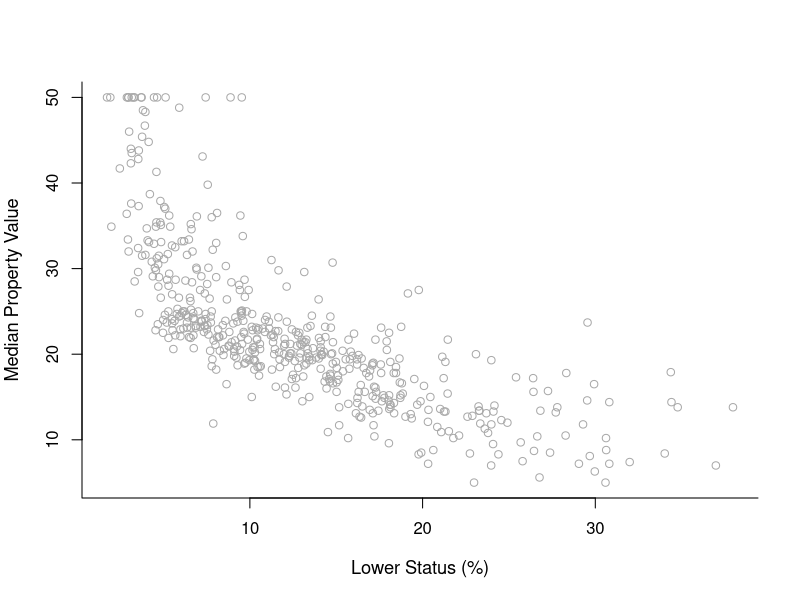
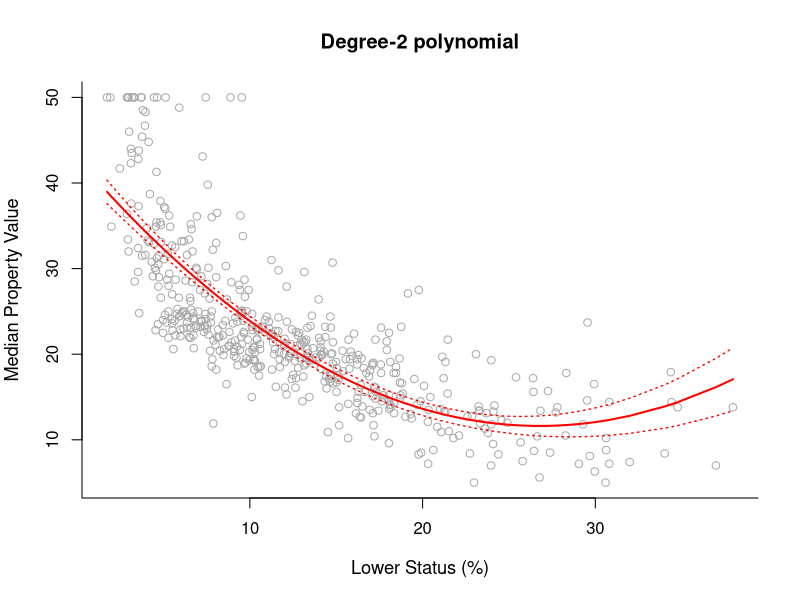
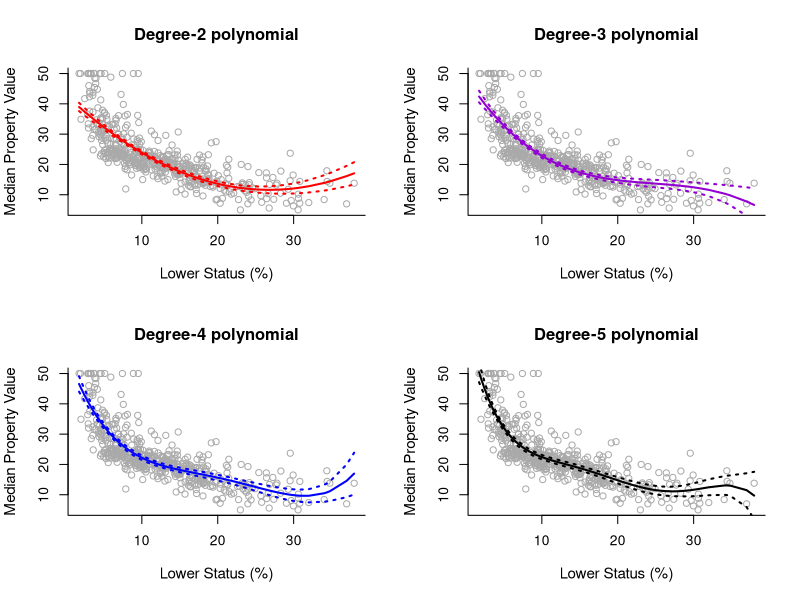

Write the R code that produced these figures, in order.
## ---- chunk 1
library(MASS)
## ---- chunk 2
y = Boston$medv
x = Boston$lstat
y.lab = 'Median Property Value'
x.lab = 'Lower Status (%)'
## ---- chunk 3
plot( x, y, cex.lab = 1.1, col="darkgrey", xlab = x.lab, ylab = y.lab, 
      main = "", bty = 'l' )
## ---- chunk 4
poly2 = lm(y ~ poly(x,  2,  raw = TRUE)) #2 is the degree
#summary(poly2)
## ---- chunk 5
sort.x = sort(x)
pred2 = predict(poly2, newdata = list(x = sort.x), se = TRUE)
names(pred2)
## ---- chunk 6
se.bands2 = cbind( pred2$fit - 2 * pred2$se.fit, 
                   pred2$fit + 2 * pred2$se.fit )
## ---- chunk 7
plot(x, y, cex.lab = 1.1, col="darkgrey", xlab = x.lab, ylab = y.lab,
     main = "Degree-2 polynomial", bty = 'l')
lines(sort.x, pred2$fit, lwd = 2, col = "red")
matlines(sort.x, se.bands2, lwd = 1.4, col = "red", lty = 3)
## ---- chunk 8
poly3 = lm(y ~ poly(x,  3))
poly4 = lm(y ~ poly(x,  4))
poly5 = lm(y ~ poly(x, 5))

pred3 = predict(poly3, newdata = list(x = sort.x), se = TRUE)
pred4 = predict(poly4, newdata = list(x = sort.x), se = TRUE)
pred5 = predict(poly5, newdata = list(x = sort.x), se = TRUE)

se.bands3 = cbind(pred3$fit + 2*pred3$se.fit, pred3$fit-2*pred3$se.fit)
se.bands4 = cbind(pred4$fit + 2*pred4$se.fit, pred4$fit-2*pred4$se.fit)
se.bands5 = cbind(pred5$fit + 2*pred5$se.fit, pred5$fit-2*pred5$se.fit)


par(mfrow = c(2,2))
# Degree-2
plot(x, y, cex.lab = 1.1, col="darkgrey", xlab = x.lab, ylab = y.lab,
     main = "Degree-2 polynomial", bty = 'l')
lines(sort.x, pred2$fit, lwd = 2, col = "red")
matlines(sort.x, se.bands2, lwd = 2, col = "red", lty = 3)

# Degree-3
plot(x, y, cex.lab = 1.1, col="darkgrey", xlab = x.lab, ylab = y.lab,
     main = "Degree-3 polynomial", bty = 'l')
lines(sort.x, pred3$fit, lwd = 2, col = "darkviolet")
matlines(sort.x, se.bands3, lwd = 2, col = "darkviolet", lty = 3)

# Degree-4
plot(x, y, cex.lab = 1.1, col="darkgrey", xlab = x.lab, ylab = y.lab,
     main = "Degree-4 polynomial", bty = 'l')
lines(sort.x, pred4$fit, lwd = 2, col = "blue")
matlines(sort.x, se.bands4, lwd = 2, col = "blue", lty = 3)

# Degree-5
plot(x, y, cex.lab = 1.1, col="darkgrey", xlab = x.lab, ylab = y.lab,
     main = "Degree-5 polynomial", bty = 'l')
lines(sort.x, pred5$fit, lwd = 2, col = "black")
matlines(sort.x, se.bands5, lwd = 2, col = "black", lty = 3)
## ---- chunk 9
poly1 = lm(y ~ x)
poly6 = lm(y ~ poly(x, 6))
## ---- chunk 10
anova(poly1, poly2, poly3, poly4, poly5, poly6)
## ---- chunk 11
x1=Boston$lstat
x2=Boston$rm
## ---- chunk 12
polym2=lm(y ~ polym(x1, x2, degree=2) )
